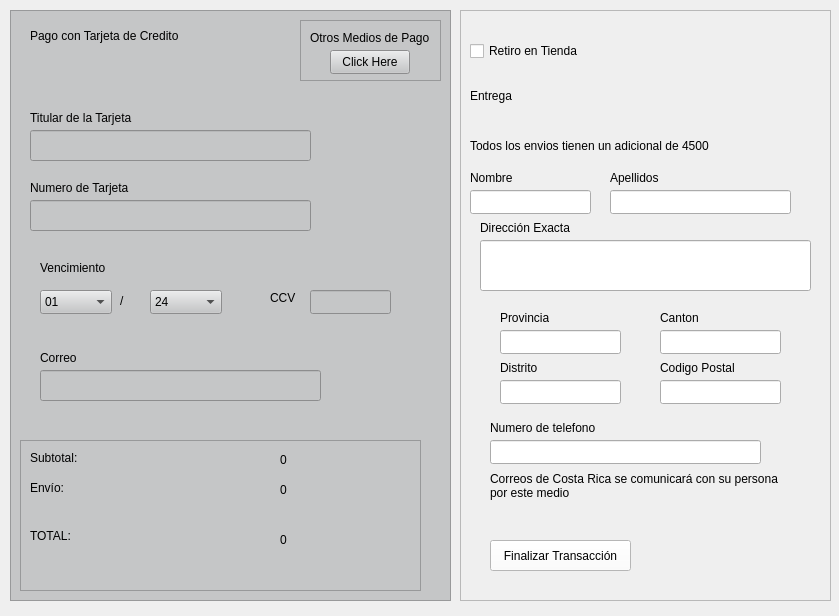
<?xml version="1.0" encoding="UTF-8"?>
<ui version="4.0">
 <class>Form</class>
 <widget class="QWidget" name="Form">
  <property name="geometry">
   <rect>
    <x>0</x>
    <y>0</y>
    <width>839</width>
    <height>616</height>
   </rect>
  </property>
  <property name="windowTitle">
   <string>Form</string>
  </property>
  <widget class="QFrame" name="frame">
   <property name="geometry">
    <rect>
     <x>10</x>
     <y>10</y>
     <width>441</width>
     <height>591</height>
    </rect>
   </property>
   <property name="styleSheet">
    <string notr="true">background-color: rgb(197, 198, 199);</string>
   </property>
   <property name="frameShape">
    <enum>QFrame::StyledPanel</enum>
   </property>
   <property name="frameShadow">
    <enum>QFrame::Raised</enum>
   </property>
   <widget class="QLineEdit" name="lineEdit_2">
    <property name="geometry">
     <rect>
      <x>20</x>
      <y>120</y>
      <width>281</width>
      <height>31</height>
     </rect>
    </property>
   </widget>
   <widget class="QLineEdit" name="lineEdit">
    <property name="geometry">
     <rect>
      <x>20</x>
      <y>190</y>
      <width>281</width>
      <height>31</height>
     </rect>
    </property>
   </widget>
   <widget class="QLabel" name="label">
    <property name="geometry">
     <rect>
      <x>20</x>
      <y>170</y>
      <width>101</width>
      <height>16</height>
     </rect>
    </property>
    <property name="styleSheet">
     <string notr="true">color: rgb(0, 0, 0);</string>
    </property>
    <property name="text">
     <string>Numero de Tarjeta</string>
    </property>
   </widget>
   <widget class="QLabel" name="label_2">
    <property name="geometry">
     <rect>
      <x>20</x>
      <y>100</y>
      <width>181</width>
      <height>16</height>
     </rect>
    </property>
    <property name="styleSheet">
     <string notr="true">color: rgb(0, 0, 0);</string>
    </property>
    <property name="text">
     <string>Titular de la Tarjeta</string>
    </property>
   </widget>
   <widget class="QLabel" name="label_3">
    <property name="geometry">
     <rect>
      <x>30</x>
      <y>340</y>
      <width>49</width>
      <height>16</height>
     </rect>
    </property>
    <property name="styleSheet">
     <string notr="true">color: rgb(0, 0, 0);</string>
    </property>
    <property name="text">
     <string>Correo</string>
    </property>
   </widget>
   <widget class="QComboBox" name="comboBox">
    <property name="geometry">
     <rect>
      <x>30</x>
      <y>280</y>
      <width>72</width>
      <height>24</height>
     </rect>
    </property>
    <property name="styleSheet">
     <string notr="true">color: rgb(0, 0, 0);</string>
    </property>
    <item>
     <property name="text">
      <string>01</string>
     </property>
    </item>
    <item>
     <property name="text">
      <string>02</string>
     </property>
    </item>
    <item>
     <property name="text">
      <string>03</string>
     </property>
    </item>
    <item>
     <property name="text">
      <string>04</string>
     </property>
    </item>
    <item>
     <property name="text">
      <string>05</string>
     </property>
    </item>
    <item>
     <property name="text">
      <string>06</string>
     </property>
    </item>
    <item>
     <property name="text">
      <string>07</string>
     </property>
    </item>
    <item>
     <property name="text">
      <string>08</string>
     </property>
    </item>
    <item>
     <property name="text">
      <string>09</string>
     </property>
    </item>
    <item>
     <property name="text">
      <string>10</string>
     </property>
    </item>
    <item>
     <property name="text">
      <string>11</string>
     </property>
    </item>
    <item>
     <property name="text">
      <string>12</string>
     </property>
    </item>
   </widget>
   <widget class="QComboBox" name="comboBox_2">
    <property name="geometry">
     <rect>
      <x>140</x>
      <y>280</y>
      <width>72</width>
      <height>24</height>
     </rect>
    </property>
    <property name="styleSheet">
     <string notr="true">color: rgb(0, 0, 0);</string>
    </property>
    <item>
     <property name="text">
      <string>24</string>
     </property>
    </item>
    <item>
     <property name="text">
      <string>25</string>
     </property>
    </item>
    <item>
     <property name="text">
      <string>26</string>
     </property>
    </item>
    <item>
     <property name="text">
      <string>27</string>
     </property>
    </item>
    <item>
     <property name="text">
      <string>28</string>
     </property>
    </item>
    <item>
     <property name="text">
      <string>29</string>
     </property>
    </item>
    <item>
     <property name="text">
      <string>30</string>
     </property>
    </item>
    <item>
     <property name="text">
      <string>31</string>
     </property>
    </item>
    <item>
     <property name="text">
      <string>32</string>
     </property>
    </item>
    <item>
     <property name="text">
      <string>33</string>
     </property>
    </item>
    <item>
     <property name="text">
      <string>34</string>
     </property>
    </item>
    <item>
     <property name="text">
      <string>35</string>
     </property>
    </item>
    <item>
     <property name="text">
      <string>36</string>
     </property>
    </item>
    <item>
     <property name="text">
      <string>37</string>
     </property>
    </item>
    <item>
     <property name="text">
      <string>38</string>
     </property>
    </item>
    <item>
     <property name="text">
      <string>39</string>
     </property>
    </item>
    <item>
     <property name="text">
      <string>40</string>
     </property>
    </item>
    <item>
     <property name="text">
      <string>41</string>
     </property>
    </item>
    <item>
     <property name="text">
      <string>42</string>
     </property>
    </item>
    <item>
     <property name="text">
      <string>43</string>
     </property>
    </item>
    <item>
     <property name="text">
      <string>44</string>
     </property>
    </item>
    <item>
     <property name="text">
      <string>45</string>
     </property>
    </item>
    <item>
     <property name="text">
      <string>46</string>
     </property>
    </item>
    <item>
     <property name="text">
      <string>47</string>
     </property>
    </item>
    <item>
     <property name="text">
      <string>48</string>
     </property>
    </item>
    <item>
     <property name="text">
      <string>49</string>
     </property>
    </item>
    <item>
     <property name="text">
      <string>50</string>
     </property>
    </item>
   </widget>
   <widget class="QLineEdit" name="lineEdit_3">
    <property name="geometry">
     <rect>
      <x>300</x>
      <y>280</y>
      <width>81</width>
      <height>24</height>
     </rect>
    </property>
   </widget>
   <widget class="QLineEdit" name="lineEdit_4">
    <property name="geometry">
     <rect>
      <x>30</x>
      <y>360</y>
      <width>281</width>
      <height>31</height>
     </rect>
    </property>
   </widget>
   <widget class="QLabel" name="label_4">
    <property name="geometry">
     <rect>
      <x>110</x>
      <y>280</y>
      <width>21</width>
      <height>21</height>
     </rect>
    </property>
    <property name="styleSheet">
     <string notr="true">color: rgb(0, 0, 0);
font: 20pt &quot;Segoe UI&quot;;</string>
    </property>
    <property name="text">
     <string>/</string>
    </property>
   </widget>
   <widget class="QLabel" name="label_5">
    <property name="geometry">
     <rect>
      <x>20</x>
      <y>10</y>
      <width>271</width>
      <height>31</height>
     </rect>
    </property>
    <property name="styleSheet">
     <string notr="true">font: 16pt &quot;Segoe UI&quot;;
color: rgb(0, 0, 0);</string>
    </property>
    <property name="text">
     <string>Pago con Tarjeta de Credito</string>
    </property>
   </widget>
   <widget class="QLabel" name="label_8">
    <property name="geometry">
     <rect>
      <x>260</x>
      <y>280</y>
      <width>31</width>
      <height>16</height>
     </rect>
    </property>
    <property name="styleSheet">
     <string notr="true">color: rgb(0, 0, 0);</string>
    </property>
    <property name="text">
     <string>CCV</string>
    </property>
   </widget>
   <widget class="QLabel" name="label_9">
    <property name="geometry">
     <rect>
      <x>30</x>
      <y>250</y>
      <width>71</width>
      <height>16</height>
     </rect>
    </property>
    <property name="styleSheet">
     <string notr="true">color: rgb(0, 0, 0);</string>
    </property>
    <property name="text">
     <string>Vencimiento</string>
    </property>
   </widget>
   <widget class="QFrame" name="frame_3">
    <property name="geometry">
     <rect>
      <x>290</x>
      <y>10</y>
      <width>141</width>
      <height>61</height>
     </rect>
    </property>
    <property name="frameShape">
     <enum>QFrame::StyledPanel</enum>
    </property>
    <property name="frameShadow">
     <enum>QFrame::Raised</enum>
    </property>
    <widget class="QLabel" name="label_17">
     <property name="geometry">
      <rect>
       <x>10</x>
       <y>10</y>
       <width>121</width>
       <height>16</height>
      </rect>
     </property>
     <property name="styleSheet">
      <string notr="true">color: rgb(0, 0, 0);</string>
     </property>
     <property name="text">
      <string>Otros Medios de Pago </string>
     </property>
     <property name="wordWrap">
      <bool>true</bool>
     </property>
    </widget>
    <widget class="QPushButton" name="pushButton_2">
     <property name="geometry">
      <rect>
       <x>30</x>
       <y>30</y>
       <width>80</width>
       <height>24</height>
      </rect>
     </property>
     <property name="styleSheet">
      <string notr="true">color: rgb(0, 0, 0);</string>
     </property>
     <property name="text">
      <string>Click Here</string>
     </property>
    </widget>
   </widget>
   <widget class="QFrame" name="frame_4">
    <property name="geometry">
     <rect>
      <x>10</x>
      <y>430</y>
      <width>401</width>
      <height>151</height>
     </rect>
    </property>
    <property name="frameShape">
     <enum>QFrame::StyledPanel</enum>
    </property>
    <property name="frameShadow">
     <enum>QFrame::Raised</enum>
    </property>
    <widget class="QLabel" name="label_18">
     <property name="geometry">
      <rect>
       <x>10</x>
       <y>10</y>
       <width>49</width>
       <height>16</height>
      </rect>
     </property>
     <property name="styleSheet">
      <string notr="true">color: rgb(0, 0, 0);</string>
     </property>
     <property name="text">
      <string>Subtotal:</string>
     </property>
    </widget>
    <widget class="QLabel" name="label_19">
     <property name="geometry">
      <rect>
       <x>260</x>
       <y>10</y>
       <width>131</width>
       <height>20</height>
      </rect>
     </property>
     <property name="styleSheet">
      <string notr="true">color: rgb(0, 0, 0);</string>
     </property>
     <property name="text">
      <string>0</string>
     </property>
    </widget>
    <widget class="QLabel" name="label_20">
     <property name="geometry">
      <rect>
       <x>10</x>
       <y>40</y>
       <width>49</width>
       <height>16</height>
      </rect>
     </property>
     <property name="styleSheet">
      <string notr="true">color: rgb(0, 0, 0);</string>
     </property>
     <property name="text">
      <string>Envío:</string>
     </property>
    </widget>
    <widget class="QLabel" name="label_21">
     <property name="geometry">
      <rect>
       <x>260</x>
       <y>40</y>
       <width>121</width>
       <height>20</height>
      </rect>
     </property>
     <property name="styleSheet">
      <string notr="true">color: rgb(0, 0, 0);</string>
     </property>
     <property name="text">
      <string>0</string>
     </property>
    </widget>
    <widget class="QLabel" name="label_22">
     <property name="geometry">
      <rect>
       <x>10</x>
       <y>80</y>
       <width>81</width>
       <height>31</height>
      </rect>
     </property>
     <property name="styleSheet">
      <string notr="true">color: rgb(0, 0, 0);</string>
     </property>
     <property name="text">
      <string>TOTAL:</string>
     </property>
    </widget>
    <widget class="QLabel" name="label_23">
     <property name="geometry">
      <rect>
       <x>260</x>
       <y>90</y>
       <width>121</width>
       <height>20</height>
      </rect>
     </property>
     <property name="styleSheet">
      <string notr="true">color: rgb(0, 0, 0);</string>
     </property>
     <property name="text">
      <string>0</string>
     </property>
    </widget>
   </widget>
  </widget>
  <widget class="QFrame" name="frame_2">
   <property name="geometry">
    <rect>
     <x>460</x>
     <y>10</y>
     <width>371</width>
     <height>591</height>
    </rect>
   </property>
   <property name="frameShape">
    <enum>QFrame::StyledPanel</enum>
   </property>
   <property name="frameShadow">
    <enum>QFrame::Raised</enum>
   </property>
   <widget class="QLabel" name="label_6">
    <property name="geometry">
     <rect>
      <x>10</x>
      <y>70</y>
      <width>271</width>
      <height>31</height>
     </rect>
    </property>
    <property name="styleSheet">
     <string notr="true">font: 16pt &quot;Segoe UI&quot;;
color: rgb(0, 0, 0);</string>
    </property>
    <property name="text">
     <string>Entrega</string>
    </property>
   </widget>
   <widget class="QCheckBox" name="checkBox">
    <property name="geometry">
     <rect>
      <x>10</x>
      <y>30</y>
      <width>121</width>
      <height>22</height>
     </rect>
    </property>
    <property name="text">
     <string>Retiro en Tienda</string>
    </property>
   </widget>
   <widget class="QLabel" name="label_7">
    <property name="geometry">
     <rect>
      <x>10</x>
      <y>120</y>
      <width>321</width>
      <height>31</height>
     </rect>
    </property>
    <property name="text">
     <string>Todos los envios tienen un adicional de 4500</string>
    </property>
    <property name="scaledContents">
     <bool>true</bool>
    </property>
    <property name="wordWrap">
     <bool>true</bool>
    </property>
   </widget>
   <widget class="QLineEdit" name="lineEdit_5">
    <property name="geometry">
     <rect>
      <x>10</x>
      <y>180</y>
      <width>121</width>
      <height>24</height>
     </rect>
    </property>
   </widget>
   <widget class="QLineEdit" name="lineEdit_6">
    <property name="geometry">
     <rect>
      <x>150</x>
      <y>180</y>
      <width>181</width>
      <height>24</height>
     </rect>
    </property>
   </widget>
   <widget class="QLineEdit" name="lineEdit_7">
    <property name="geometry">
     <rect>
      <x>20</x>
      <y>230</y>
      <width>331</width>
      <height>51</height>
     </rect>
    </property>
   </widget>
   <widget class="QLineEdit" name="lineEdit_8">
    <property name="geometry">
     <rect>
      <x>40</x>
      <y>320</y>
      <width>121</width>
      <height>24</height>
     </rect>
    </property>
   </widget>
   <widget class="QLineEdit" name="lineEdit_9">
    <property name="geometry">
     <rect>
      <x>200</x>
      <y>320</y>
      <width>121</width>
      <height>24</height>
     </rect>
    </property>
   </widget>
   <widget class="QLineEdit" name="lineEdit_10">
    <property name="geometry">
     <rect>
      <x>40</x>
      <y>370</y>
      <width>121</width>
      <height>24</height>
     </rect>
    </property>
   </widget>
   <widget class="QLineEdit" name="lineEdit_11">
    <property name="geometry">
     <rect>
      <x>30</x>
      <y>430</y>
      <width>271</width>
      <height>24</height>
     </rect>
    </property>
   </widget>
   <widget class="QLabel" name="label_10">
    <property name="geometry">
     <rect>
      <x>40</x>
      <y>300</y>
      <width>49</width>
      <height>16</height>
     </rect>
    </property>
    <property name="text">
     <string>Provincia</string>
    </property>
   </widget>
   <widget class="QLabel" name="label_11">
    <property name="geometry">
     <rect>
      <x>200</x>
      <y>300</y>
      <width>49</width>
      <height>16</height>
     </rect>
    </property>
    <property name="text">
     <string>Canton</string>
    </property>
   </widget>
   <widget class="QLabel" name="label_12">
    <property name="geometry">
     <rect>
      <x>40</x>
      <y>350</y>
      <width>81</width>
      <height>16</height>
     </rect>
    </property>
    <property name="text">
     <string>Distrito</string>
    </property>
   </widget>
   <widget class="QLineEdit" name="lineEdit_12">
    <property name="geometry">
     <rect>
      <x>200</x>
      <y>370</y>
      <width>121</width>
      <height>24</height>
     </rect>
    </property>
   </widget>
   <widget class="QLabel" name="label_13">
    <property name="geometry">
     <rect>
      <x>200</x>
      <y>350</y>
      <width>81</width>
      <height>16</height>
     </rect>
    </property>
    <property name="text">
     <string>Codigo Postal</string>
    </property>
   </widget>
   <widget class="QLabel" name="label_14">
    <property name="geometry">
     <rect>
      <x>20</x>
      <y>210</y>
      <width>91</width>
      <height>16</height>
     </rect>
    </property>
    <property name="text">
     <string>Dirección Exacta</string>
    </property>
   </widget>
   <widget class="QLabel" name="label_15">
    <property name="geometry">
     <rect>
      <x>30</x>
      <y>410</y>
      <width>111</width>
      <height>16</height>
     </rect>
    </property>
    <property name="text">
     <string>Numero de telefono</string>
    </property>
   </widget>
   <widget class="QLabel" name="label_16">
    <property name="geometry">
     <rect>
      <x>30</x>
      <y>460</y>
      <width>291</width>
      <height>31</height>
     </rect>
    </property>
    <property name="text">
     <string>Correos de Costa Rica se comunicará con su persona por este medio</string>
    </property>
    <property name="wordWrap">
     <bool>true</bool>
    </property>
   </widget>
   <widget class="QPushButton" name="pushButton">
    <property name="geometry">
     <rect>
      <x>30</x>
      <y>530</y>
      <width>141</width>
      <height>31</height>
     </rect>
    </property>
    <property name="styleSheet">
     <string notr="true">background-color: rgb(255, 255, 255);
color: rgb(0, 0, 0);</string>
    </property>
    <property name="text">
     <string>Finalizar Transacción</string>
    </property>
   </widget>
   <widget class="QLabel" name="label_24">
    <property name="geometry">
     <rect>
      <x>10</x>
      <y>160</y>
      <width>49</width>
      <height>16</height>
     </rect>
    </property>
    <property name="text">
     <string>Nombre</string>
    </property>
   </widget>
   <widget class="QLabel" name="label_25">
    <property name="geometry">
     <rect>
      <x>150</x>
      <y>160</y>
      <width>49</width>
      <height>16</height>
     </rect>
    </property>
    <property name="text">
     <string>Apellidos</string>
    </property>
   </widget>
  </widget>
 </widget>
 <resources/>
 <connections/>
</ui>
